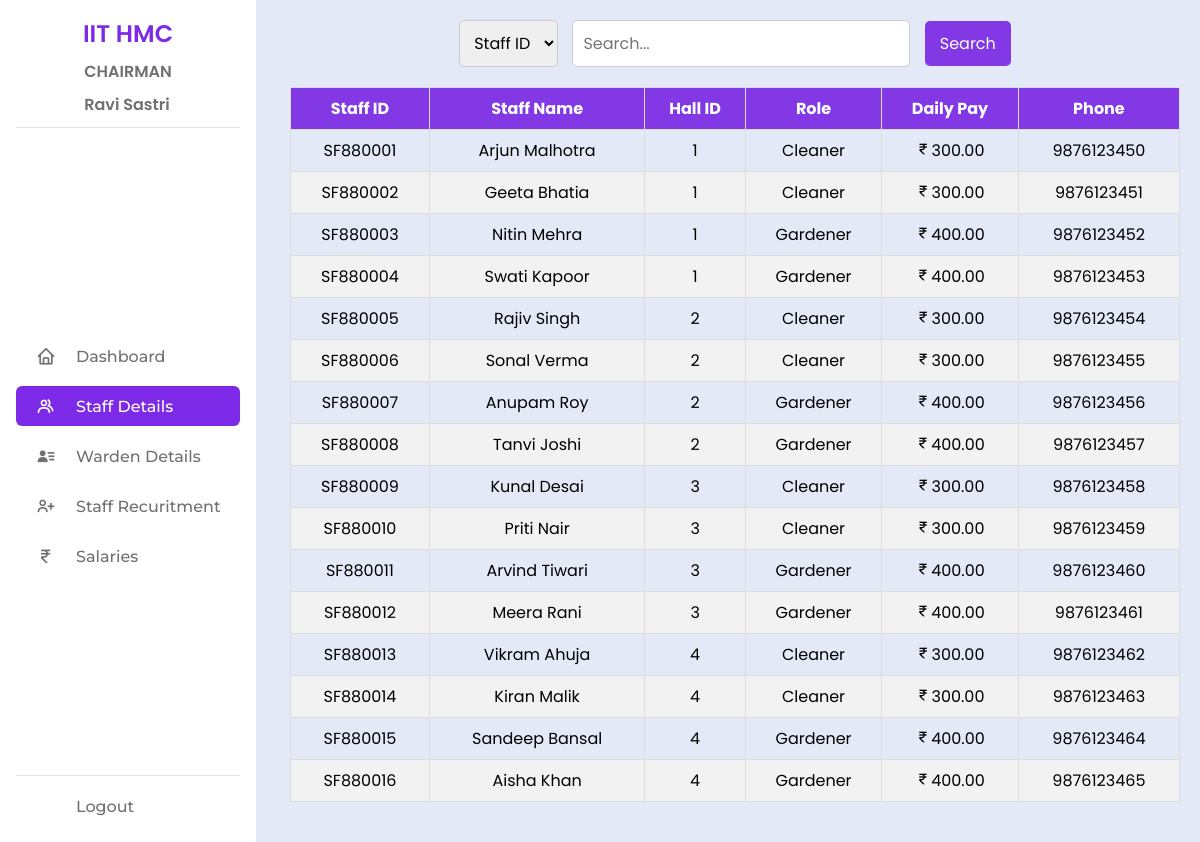
/Chairman/staff_details.php (signed in), run on the app's committed database.
### tables this page shows
CREATE TABLE `Staff` (
  `staff_id` varchar(11) NOT NULL,
  `staff_name` varchar(100) NOT NULL,
  `phone` varchar(15) NOT NULL,
  `hall_id` int(11) NOT NULL,
  `role` enum('Cleaner','Gardener') NOT NULL,
  `daily_pay` decimal(10,2) NOT NULL,
  `attended_days` int(11) NOT NULL DEFAULT 0
);

### Chairman/staff_details.php (the view, shortened to what this page needs)
<?php
    include 'connect.php';
?>
<!DOCTYPE html>
<html lang="en">
<head>
    <link rel="stylesheet" href="chairman_styles.css">
    <link href='https://unpkg.com/boxicons@2.1.4/css/boxicons.min.css' rel='stylesheet'>
</head>
<body>
    <?php include 'sidebar.php'; ?>
    <section class="main-content">
        <div class="search-container">
            <select id="columnSelect">
                <option value="staff_id">Staff ID</option>
            </select>
            <input type="text" id="search" placeholder="Search..." onkeyup="filterTable()">
            <button onclick="filterTable()">Search</button>
        </div>
        <table class="details-table" id="messDetailsTable">
            <thead>
                <tr>
                    <th>Staff ID</th>
                    <th>Staff Name</th>
                    <th>Hall ID</th>
                    <th>Role</th>
                    <th>Daily Pay</th>
                    <th>Phone</th>
                </tr>
            </thead>
            <tbody>
                <?php
                $stmt = $conn->prepare("SELECT staff_id,staff_name, hall_id,role, daily_pay, phone FROM Staff");
                $stmt->execute();
                $staffDetails = $stmt->fetchAll(PDO::FETCH_ASSOC);
                if (empty($staffDetails)) {
                    echo "<tr><td colspan='4'>No records found.</td></tr>";
                } else {
                    foreach ($staffDetails as $detail) {
                        echo "<tr>";
                        echo "<td>{$detail['staff_id']}</td>";
                        echo "<td>{$detail['staff_name']}</td>";
                        echo "<td>{$detail['hall_id']} </td>";
                        echo "<td>{$detail['role']} </td>";
                        echo "<td><i class='bx bx-rupee'></i>{$detail['daily_pay']}</td>";
                        echo "<td>{$detail['phone']} </td>";
                        echo "</tr>";
                    }
                }
                ?>
            </tbody>
        </table>
    </section>
</body>
</html>

### Chairman/chairman_styles.css (style rules this page uses)
:root { --body-color: #E4E9F7; --text-color: #707070; --text-head-color: #5e5e5e; --border-color:#e4e4e4; --purple: #7d2ae8; --purple-light: #8238e4; }
* { margin: 0; padding: 0; box-sizing: border-box; text-decoration: none; font-family: 'Poppins', sans-serif; }
body { background: var(--body-color); }
.main-content { margin-left: 270px; padding: 20px; flex: 1; }

### Chairman/staff_details.php (style rules this page uses)
.details-table { width: 100%; border-collapse: collapse; margin: 20px 0; }
.details-table th, .details-table td { border: 1px solid #ddd; padding: 8px; text-align: center; }
.details-table th { background-color: #8238e4; color: white; }
.details-table tr:nth-child(even) { background-color: #f2f2f2; }
.search-container { text-align: center; margin-bottom: 20px; }
.search-container select, .search-container input { padding: 10px; margin-right: 10px; font-size: 16px; border: 1px solid #ccc; border-radius: 5px; }
.search-container button { padding: 10px 15px; font-size: 16px; background-color: #8238e4; color: white; border: none; border-radius: 5px; cursor: pointer; }

### data on the page
staff: staff_id "SF880001", staff_name "Arjun Malhotra", hall "1", role "Cleaner", daily_pay "300.00", phone "9876123450"
staff: staff_id "SF880002", staff_name "Geeta Bhatia", hall "1", role "Cleaner", daily_pay "300.00", phone "9876123451"
staff: staff_id "SF880003", staff_name "Nitin Mehra", hall "1", role "Gardener", daily_pay "400.00", phone "9876123452"
staff: staff_id "SF880004", staff_name "Swati Kapoor", hall "1", role "Gardener", daily_pay "400.00", phone "9876123453"
staff: staff_id "SF880005", staff_name "Rajiv Singh", hall "2", role "Cleaner", daily_pay "300.00", phone "9876123454"
staff: staff_id "SF880006", staff_name "Sonal Verma", hall "2", role "Cleaner", daily_pay "300.00", phone "9876123455"
staff: staff_id "SF880007", staff_name "Anupam Roy", hall "2", role "Gardener", daily_pay "400.00", phone "9876123456"
staff: staff_id "SF880008", staff_name "Tanvi Joshi", hall "2", role "Gardener", daily_pay "400.00", phone "9876123457"
staff: staff_id "SF880009", staff_name "Kunal Desai", hall "3", role "Cleaner", daily_pay "300.00", phone "9876123458"
staff: staff_id "SF880010", staff_name "Priti Nair", hall "3", role "Cleaner", daily_pay "300.00", phone "9876123459"
staff: staff_id "SF880011", staff_name "Arvind Tiwari", hall "3", role "Gardener", daily_pay "400.00", phone "9876123460"
staff: staff_id "SF880012", staff_name "Meera Rani", hall "3", role "Gardener", daily_pay "400.00", phone "9876123461"
staff: staff_id "SF880013", staff_name "Vikram Ahuja", hall "4", role "Cleaner", daily_pay "300.00", phone "9876123462"
staff: staff_id "SF880014", staff_name "Kiran Malik", hall "4", role "Cleaner", daily_pay "300.00", phone "9876123463"
staff: staff_id "SF880015", staff_name "Sandeep Bansal", hall "4", role "Gardener", daily_pay "400.00", phone "9876123464"
staff: staff_id "SF880016", staff_name "Aisha Khan", hall "4", role "Gardener", daily_pay "400.00", phone "9876123465"

### other printed values
$_SESSION['chairman_name'] "Ravi Sastri"
$item['text'] "Dashboard"
$item['text'] "Staff Details"
$item['text'] "Warden Details"
$item['text'] "Staff Recuritment"
$item['text'] "Salaries"
